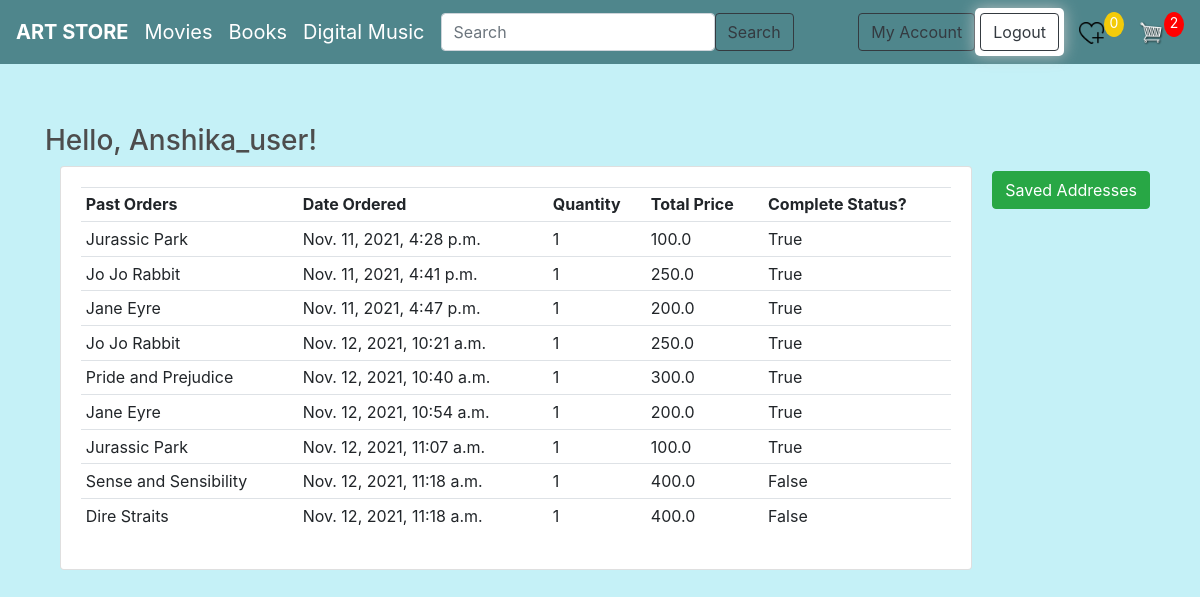
Page /user_profile/ (signed in) on the committed database.
### home/models.py (models this page shows, shortened)
class Order(models.Model):
    customer=models.ForeignKey(Customer, on_delete=models.SET_NULL, null=True, blank=True)
    date_ordered=models.DateTimeField(auto_now_add=True)
    complete=models.BooleanField(default=False, null=True, blank=True)
    transaction_id=models.CharField(max_length=200, null=True)
    def cart_total(self):
        total=0
        itemsordered = self.addtocart_set.all()
        for item in itemsordered:
            total +=item.take_total()
        return total
    def item_total(self):
        total=0
        itemsordered = self.addtocart_set.all()
        for item in itemsordered:
            total +=item.quantity
        return total
    def wishlist_item_total(self):
        total=0
        itemsordered = self.addtowishlist_set.all()
        for item in itemsordered:
            total +=item.quantity
        return total

class Addtocart(models.Model):
    name =models.ForeignKey(Product, on_delete=models.SET_NULL, null=True, blank=True)
    order=models.ForeignKey(Order, on_delete=models.SET_NULL, blank=True, null=True)
    quantity=models.IntegerField(default=0, null=True, blank=True)
    date_added=models.DateTimeField(auto_now_add=True)
    def take_total(self):
        total = self.name.price * self.quantity
        return total

class Customer(models.Model):
    user = models.OneToOneField(User, on_delete=models.CASCADE,  related_name="customer", null=True, blank=True)
    name= models.CharField(max_length=200, null=True)
    email= models.CharField(max_length=200, null=True)

class Product(models.Model):
    name=models.CharField(max_length=200, null=True, blank=True)
    uniqueid = models.CharField(max_length=10, null=True, blank= True)
    price=models.FloatField(default=0)
    digital=models.BooleanField(default=False, null=True, blank=True)
    categoryname=models.CharField(max_length=200, null=True, blank=True)
    image=models.ImageField(null=True, blank=True)
    description=models.CharField(max_length=1000, null=True, blank= True)

### home/views.py (the view)
# urls.py: path('user_profile/', views.user_profile, name='userprofile'),
def user_profile(request):
    customer = request.user.customer
    name = customer.name
    order, created= Order.objects.get_or_create(customer=customer, complete=False)
    orders = Order.objects.filter(customer=customer)
    order_items = Addtocart.objects.filter(order__in=orders)
    cartItems = order.item_total
    wishlistItems= order.wishlist_item_total
    context={'name': name, 'order_items': order_items, 'orders': orders, 'cartItems' : cartItems, 'wishlistItems' : wishlistItems,}
    return render(request, 'web_project/user_profile.html', context)

### template/web_project/user_profile.html
{% extends 'web_project/main.html' %}
{% load static %}
{% block content %}
<h3>Hello, {{name}}!</h3>
 				<a  style="float:right; margin:5px;" class="btn btn-success" href="{% url 'savedaddress' %}">Saved Addresses</a>
<div class="row">
	<div class="col-md">
		<div class="card card-body">
			<table class="table table-sm">
				<tr>
					<th>Past Orders </th>
					<th>Date Ordered</th>
					<th>Quantity</th>
					<th>Total Price </th>
					<th>Complete Status?</th>
				</tr>
				{% for item in order_items %}
				<tr>
					<td>{{item.name.name}}</td>
					<td>{{item.order.date_ordered}}</td>
					<td>{{item.quantity}}</td>
					<td>{{item.order.cart_total}}</td>
					<td>{{item.order.complete}}</td>
				</tr>
				{% endfor %}
			</table>
		</div>
	</div>
</div>
{% endblock content %}

### template/web_project/main.html (shortened to what this page needs)
<!DOCTYPE html>
{% load static %}
<html>
    <head>
          <link rel="stylesheet" href="https://stackpath.bootstrapcdn.com/bootstrap/4.4.1/css/bootstrap.min.css">
          <link rel="stylesheet" type="text/css" href="{% static 'css/main.css' %}">
          <link rel="stylesheet" href="//netdna.bootstrapcdn.com/font-awesome/4.2.0/css/font-awesome.min.css">
     </head>
     <body>
 <nav class="navbar navbar-expand-lg navbar-dark bg-dark">
  <a class="navbar-brand" href="{% url 'store' %}"><strong>ART STORE</strong></a>
  <a class="navbar-brand" href="{% url 'movies' %}">Movies</a>
  <a class="navbar-brand" href="{% url 'books' %}">Books</a>
  <a class="navbar-brand" href="{% url 'music' %}">Digital Music</a>
  <form action="{% url 'search' %}"  method="GET" class="d-flex">
  <input type="text" list="searchlist" name="search" id="search" placeholder="Search" aria-label="Search" class="form-control" required/>
  <button class="btn btn-outline-dark" type="submit">Search</button>
</form>
 <div class="collapse navbar-collapse" id="navbarSupportedContent">
   <div class="form-inline my-2 my-lg-0">
{% if user_name %}
      <span> Hello, Anonymous User! </span>
<div class="box-element" id="login-button">
				<a  class="btn btn-outline-dark" href="{% url 'login' %}">Login/Sign Up</a>
    </div>
{% else %}
	<a  class="btn btn-outline-dark" href="{% url 'userprofile' %}"> My Account </a>
<div class="box-element" id="logout-button">
				<a  class="btn btn-outline-dark" href="{% url 'logout' %}">Logout</a>
    </div>
 {% endif %}
      <a href="{% url 'wishlist' %}">
        <img  id="wishlist-icon" src="{% static 'img/wishlist.png' %}">
      </a>
      <p id="wishlist-total">{{wishlistItems}}</p>
     	<a href="{% url 'cart' %}">
    		<img  id="cart-icon" src="{% static 'img/6+cart.png' %}">
    	</a>
    	<p id="cart-total">{{cartItems}}</p>
  </div>
</div>
</nav>
<div class="container">
            {% block content %}
            {% endblock content %}
  </div>
</head>
</body>
</html>

### web_project/static/css/main.css (style rules this page uses)
body { background-color: hsl(0, 0%, 98%); }
h1,h2,h3,h4,h5,h6 { color:hsl(0, 0%, 30%); }
.box-element { box-shadow:hsla(0, 0%, 80%, 0.856) 0 0 16px; background-color: #fff; border-radius: 5px; padding: 5px; }
.bg-dark { background-color: #4f868c!important; }
#cart-icon { width:25px; display: inline-block; margin-left: 15px; }
#wishlist-icon { width:25px; display: inline-block; margin-left: 15px; }
#cart-total { display: block; text-align: center; color:#fff; background-color: red; width: 20px; height: 25px; border-radius: 50%; font-size: 14px; }
#wishlist-total { display: block; text-align: center; color:#fff; background-color: rgba(255, 208, 0, 0.932); width: 20px; height: 25px; border-radius: 50%; font-size: 14px; }
.btn { border-radius: 1; }
.container { margin-top:5%; }
body, html { margin: 0; padding: 0; height: 100%; background: #c5f1f7 !important; }

### rows in the picture
Order: id "0", id.quantity "2"
Customer: name "Anshika_user"
Addtocart: name.name "Jurassic Park", order.date_ordered "Nov. 11, 2021, 4:28 p.m.", quantity "1", order.cart_total "100.0", order.complete "True"
Addtocart: name.name "Jo Jo Rabbit", order.date_ordered "Nov. 11, 2021, 4:41 p.m.", quantity "1", order.cart_total "250.0", order.complete "True"
Addtocart: name.name "Jane Eyre", order.date_ordered "Nov. 11, 2021, 4:47 p.m.", quantity "1", order.cart_total "200.0", order.complete "True"
Addtocart: name.name "Jo Jo Rabbit", order.date_ordered "Nov. 12, 2021, 10:21 a.m.", quantity "1", order.cart_total "250.0", order.complete "True"
Addtocart: name.name "Pride and Prejudice", order.date_ordered "Nov. 12, 2021, 10:40 a.m.", quantity "1", order.cart_total "300.0", order.complete "True"
Addtocart: name.name "Jane Eyre", order.date_ordered "Nov. 12, 2021, 10:54 a.m.", quantity "1", order.cart_total "200.0", order.complete "True"
Addtocart: name.name "Jurassic Park", order.date_ordered "Nov. 12, 2021, 11:07 a.m.", quantity "1", order.cart_total "100.0", order.complete "True"
Addtocart: name.name "Sense and Sensibility", order.date_ordered "Nov. 12, 2021, 11:18 a.m.", quantity "1", order.cart_total "400.0", order.complete "False"
Addtocart: name.name "Dire Straits", order.date_ordered "Nov. 12, 2021, 11:18 a.m.", quantity "1", order.cart_total "400.0", order.complete "False"
